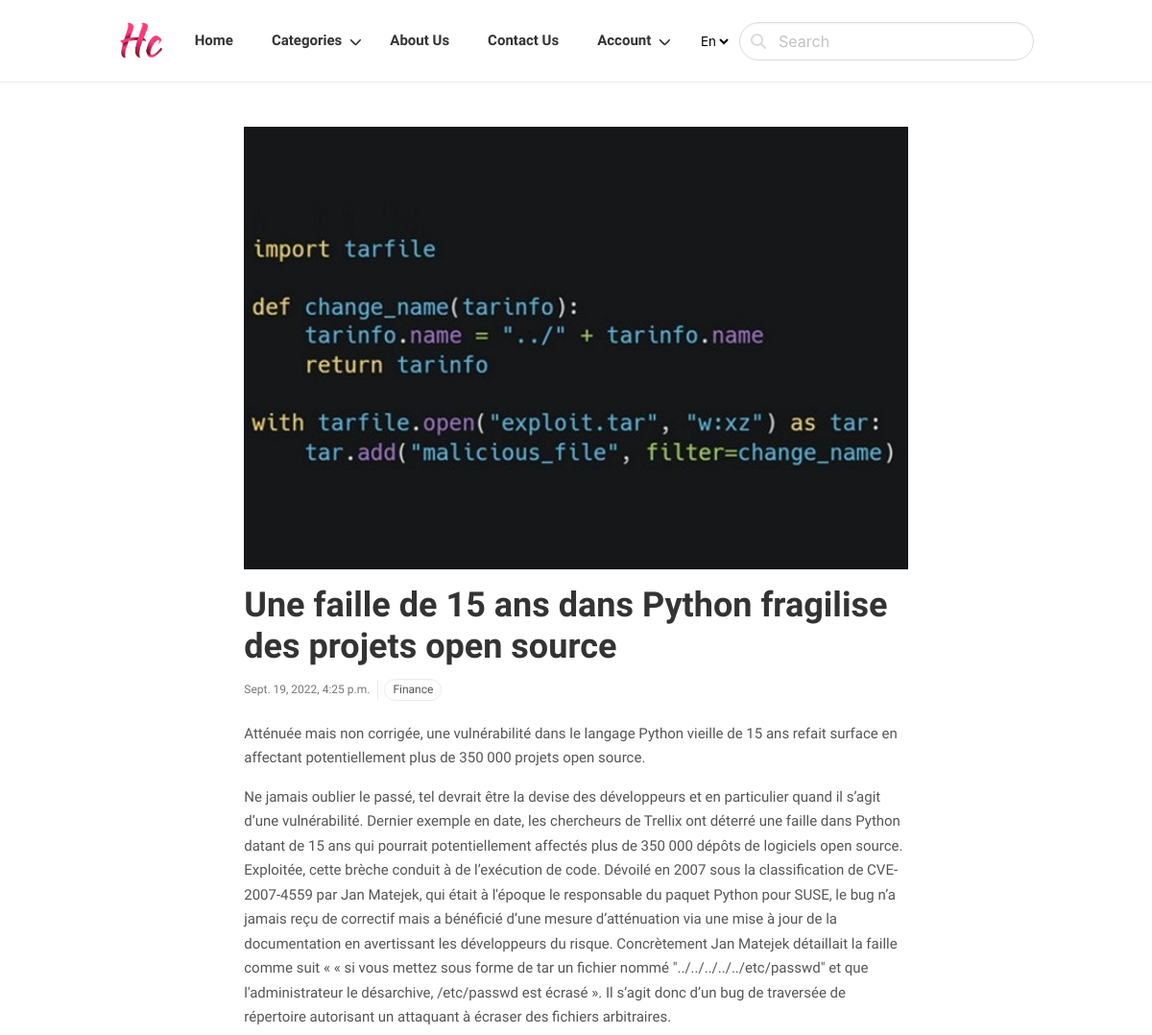
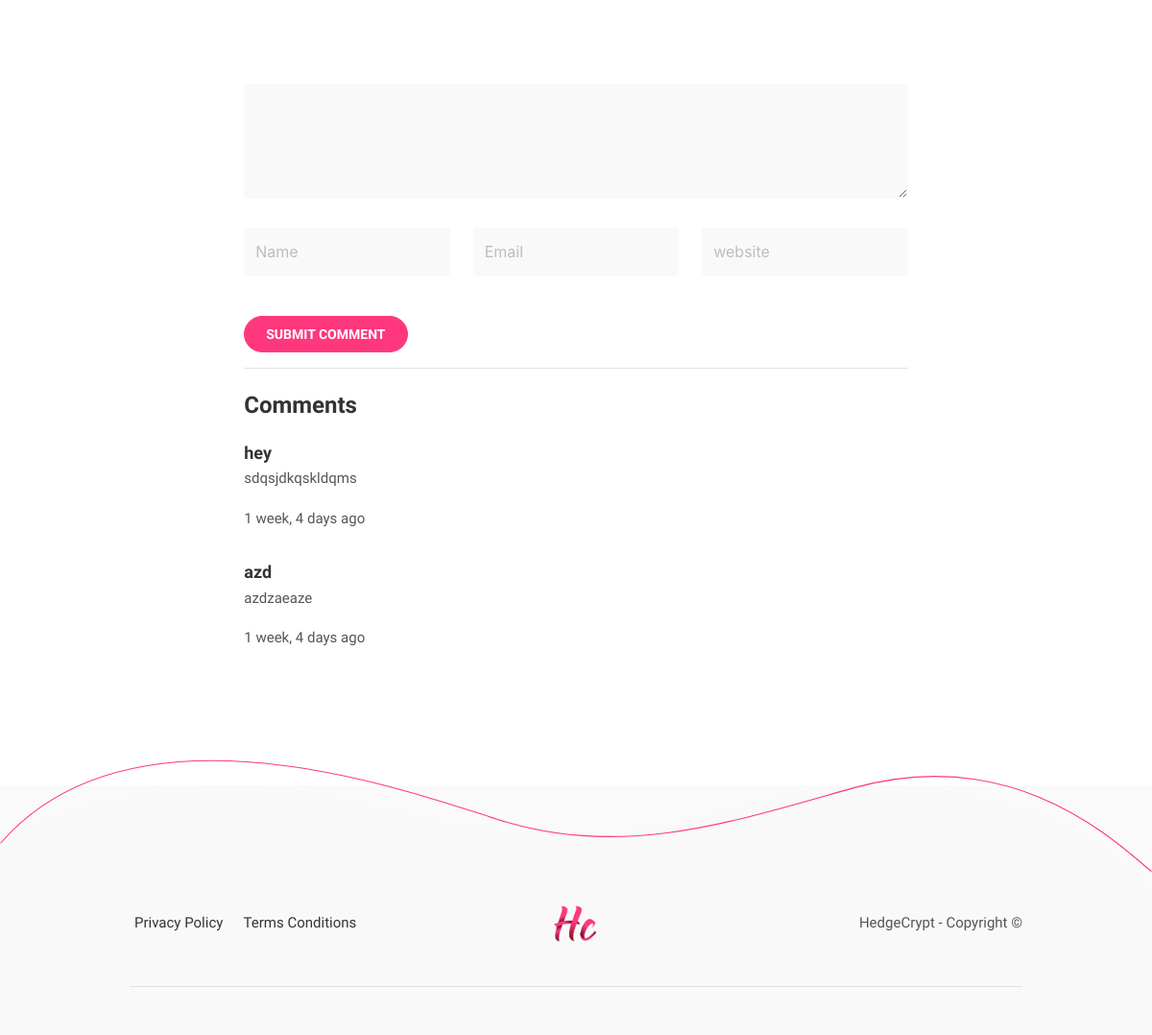
Page /Finance/python-post/ on the committed database (2 pictures, top to bottom).
### blog/models.py (models this page shows, shortened)
class Post(models.Model):
    ACTIVE = "active"
    DRAFT = "draft"
    CHOICES_STATUS = (
        (ACTIVE, "Active"),
        (DRAFT, "Draft")
    )
    category = models.ForeignKey(Category, related_name="posts", on_delete=models.CASCADE)
    title = models.CharField(max_length=255)
    slug = models.SlugField()
    intro = models.TextField()
    body = RichTextField(blank=True,null=True)
    created_at = models.DateTimeField(auto_now_add=True)
    status = models.CharField(max_length=10, choices= CHOICES_STATUS, default=ACTIVE)
    image = models.ImageField(upload_to='uploads/', blank=True, null=True)
    class Meta:
        ordering = ("-created_at",)

class Category(models.Model):
    title = models.CharField(max_length=255)
    slug = models.SlugField()
    class Meta:
        ordering = ("title",)
        verbose_name_plural = "Categories"
    def __str__(self):
        return self.title

class Comment(models.Model):
    post = models.ForeignKey(Post, related_name="comments", on_delete=models.CASCADE)
    name = models.CharField(max_length=255)
    email = models.EmailField()
    body = models.TextField()
    created_at = models.DateTimeField(auto_now_add=True)

### blog/views.py (the view)
# urls.py: path("<slug:category_slug>/<slug:slug>/", views.detail, name="post_detail"),
def detail(request, category_slug, slug):
    post = get_object_or_404(Post, slug=slug, status=Post.ACTIVE)
    if request.method == "POST":
        form = CommentForm(request.POST)
        if form.is_valid():
            comment = form.save(commit=False)
            comment.post = post
            comment.save()
            return redirect("post_detail", category_slug=category_slug, slug=slug)
    else :
        form = CommentForm()
    return render(request, "blog/post-detail.html", {"post":post, "form": form})

### blog/forms.py
class CommentForm(forms.ModelForm):
    class Meta :
        model = Comment
        fields = ('name', 'email', 'body')

### blog/templates/blog/post-detail.html (shortened to what this page needs)
{% extends "core/index.html" %}
{% load static %}
{% block content %}
<div class="py-4"></div>
<section class="section">
  <div class="container">
    <div class="columns is-multiline is-desktop is-justify-content-center">
      <div class="column is-9-desktop mb-5">
        <article>
          <div class="post-slider mb-4">
            <img src="{{ post.image.url }}" class="card-img" alt="post-thumb">
          </div>
          <h1 class="h2">{{ post.title }} </h1>
          <ul class="card-meta my-3 list-inline">
            <li class="list-inline-item">
              {{ post.created_at }}
            </li>
            <li class="list-inline-item">
              <ul class="card-meta-tag list-inline">
                <li class="list-inline-item"><a href="tags.html">{{ post.category }}</a></li>
              </ul>
            </li>
          </ul>
          <div class="content">
            <p>{{ post.intro }}</p>
            <p>{{ post.body }}</p>
          </div>
        </article>
      </div>
      <div class="column is-9-desktop mt-4">
        <div class="pt-5">
          <form method="POST">
            <div class="columns is-multiline">
              <div class="input-group py-0 column is-12">
                <textarea class="input" name="comment" columnss="7" required></textarea>
              </div>
              <div class="input-group py-0 column is-4-desktop">
                <input class="input" type="text" placeholder="Name" required>
              </div>
              <div class="input-group py-0 column is-4-desktop">
                <input class="input" type="email" placeholder="Email" required>
              </div>
              <div class="input-group py-0 column is-4-desktop">
                <input class="input" type="url" placeholder="website" required>
              </div>
            </div>
            <button class="btn btn-primary" type="submit"> Submit comment</button>
          </form>
        </div>
        <div class="mb-5 border-top mt-4 pt-5">
          <h3 class="mb-5">Comments</h3>
            {% for comment in post.comments.all %}
            <div class="block mb-4 pb-4">
            <a href="#!" class="h4 d-inline-block mb-3">{{ comment.name }}</a>
            <p> {{ comment.body }}</p>
            <span class="text-black-800 mr-3 font-weight-600">{{comment.created_at|timesince}} ago</span>
          </div>
            {% endfor %}
        </div>
      </div>
    </div>
  </div>
</section>
{% endblock %}

### core/static/core/css/base.css (style rules this page uses)
body { line-height: 1.7; font-family: "Nunito Sans", sans-serif; -webkit-font-smoothing: antialiased; color: #555; font-size: 15px; background-color: #555; }
p { font-weight: 400; color: #555; font-size: 15px; line-height: 1.7; font-family: "Nunito Sans", sans-serif; margin-bottom: 1rem; }
h1, h2, h3, h4, h5, h6, .h1, .h2, .h3, .h4, .h5, .h6 { color: #333; font-family: "Nunito Sans", sans-serif; font-weight: 800; line-height: 1.2; }
h1, .h1 { font-size: 52px; }
h2, .h2 { font-size: 36px; }
h3, .h3 { font-size: 24px; }
h4, .h4 { font-size: 18px; }
.btn { font-size: 14px; font-family: "Nunito Sans", sans-serif; font-weight: 700; text-transform: uppercase; padding: 10px 22px; border-radius: 50px; border: 1px solid; position: relative; z-index: 1; transition: 0.2s ease; display: inline-block; }
.btn-primary { background: #FF387E; color: #fff !important; border-color: #FF387E; }
body { background-color: #fff; overflow-x: hidden; word-break: break-word; }
img { vertical-align: middle; border: 0; }
a, a:hover, a:focus { text-decoration: none; }
a, button, select { cursor: pointer; transition: 0.2s ease; }
.slick-slide { outline: 0; }
.section { padding-top: 100px; padding-bottom: 100px; }
.list-inline-item { display: inline-block; }
.list-inline-item:not(:last-child) { display: inline-block; margin-right: 0.5em; }
.container { padding: 0 15px; }
.section { padding-left: 0; padding-right: 0; }
.border-top { border-top: 1px solid #dee2e6 !important; }
.card-meta { display: flex; align-items: center; flex-wrap: wrap; font-size: 12px; color: #777; margin-bottom: 0; }
.card-meta li { margin-bottom: 10px; }
.card-meta li:not(:last-child) { border-right: 1px solid #EBEBEB; padding-right: 8px; }
.card-meta-tag { margin-bottom: 0; }
.card-meta-tag li { border: 0 !important; padding-right: 0 !important; margin-bottom: 0 !important; }
.card-meta-tag li a { padding: 0px 8px; border-radius: 30px; border: 1px solid #EBEBEB; color: #555; display: inline-block; }
.post-slider { overflow: hidden; }
.content * { word-break: break-word; overflow-wrap: break-word; }
.input-group { margin-bottom: 30px; }
.input-group .input { border-color: #EBEBEB; border: 1px solid transparent; background-color: #F9F9F9; height: 50px; box-shadow: none; }
.input-group textarea.input { height: 120px; }

### rows in the picture
Post: image (picture), title "Une faille de 15 ans dans Python fragilise des projets open source", created_at "Sept. 19, 2022, 4:25 p.m.", category "Finance", intro "Atténuée mais non corrigée, une vulnérabilité dans le langage Python vieille de 15 ans refait surface en affectant potentiellement plus de 350 000 projets open source.", body "Ne jamais oublier le passé, tel devrait être la devise des développeurs et en particulier quand il s’agit d’une vulnérabilité. Dernier exemple en date, les chercheurs de Trellix ont déterré une faille dans Python datant de 15 ans qui pourrait potentiellement affectés plus de 350 000 dépôts de logiciels open source. Exploitée, cette brèche conduit à de l’exécution de code. Dévoilé en 2007 sous la classification de CVE-2007-4559 par Jan Matejek, qui était à l'époque le responsable du paquet Python pour SUSE, le bug n’a jamais reçu de correctif mais a bénéficié d’une mesure d’atténuation via une mise à jour de la documentation en avertissant les développeurs du risque. Concrètement Jan Matejek…"
Comment: name "hey", body "sdqsjdkqskldqms", created_at "1 week, 4 days"
Comment: name "azd", body "azdzaeaze", created_at "1 week, 4 days"
